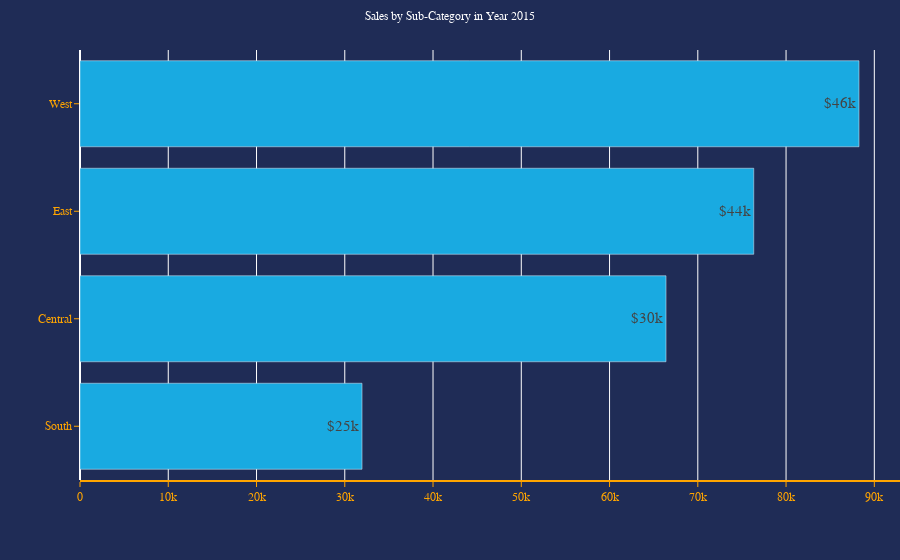

The code cell stored with this chart in its notebook:
### Code cell
trace = go.Bar(
      x = sales4['Sales'],
      y = sales4['Region'],
      text = sales2['Sales'],
      orientation='h',
      texttemplate='$' + '%{text:.2s}',
      textposition= 'auto',
      marker=dict(color = '#19AAE1'),
      hoverinfo='text',
      hovertext=
            '<b>Year</b>: ' + sales4['Year'].astype(str) + '<br>' + \
            '<b>Segment</b>: ' + sales4['Segment'].astype(str) + '<br>'+ \
            '<b>Region</b>: ' + sales4['Region'].astype(str) + '<br>' + \
            '<b>Sales</b>: ' + sales4['Sales'].astype(str)
)

layout = go.Layout(
      plot_bgcolor='#1f2c56',
      paper_bgcolor='#1f2c56',
      title={
            'text':f"Sales by Sub-Category in Year {2015}",
            'y':0.98,
            'x':0.5,
            'xanchor':'center',
            'yanchor':'top'
      },
      titlefont={
            'color':'white',
            'size':12
      },
      hovermode='closest',
      margin=dict(t=50,r=0),
      xaxis=dict(
            title = '<b></b>',
            color ='orange',
            showline= True,
            showgrid = True,
            showticklabels = True,
            linecolor ='orange',
            linewidth = 2,
            ticks='outside',
            tickfont = dict(
                  family='Arial',
                  size= 12,
                  color= 'orange'
            ),
      
      ),
      yaxis=dict(
            title = '<b></b>',
            autorange = 'reversed',
            color ='orange',
            showline= False,
            showgrid = False,
            showticklabels = True,
            linecolor ='orange',
            linewidth = 2,
            ticks='outside',
            tickfont = dict(
                  family='Arial',
                  size= 12,
                  color= 'orange'
            )
      
      ),
      legend ={
            'orientation':'h',
            'bgcolor':'#1f2c56',
            'x':1.25,
            'y':0.5,
            'xanchor':'center',
            'yanchor':'top'
      },
      font = dict(
                family = "sans-serif",
                size = 15,
                color = 'white'),
)

data = [trace]
fig = go.Figure(data=data, layout=layout)
pio.show(fig)

### Figure 1 — Plotly figure (JSON) as saved in the notebook; plotly's stock layout.template omitted (floating-point values rounded to 4 significant figures)
{"data": [{"hoverinfo": "text", "hovertext": ["<b>Year</b>: 2015<br><b>Segment</b>: Consumer<br><b>Region</b>: West<br><b>Sales</b>: 88264.0295", "<b>Year</b>: 2015<br><b>Segment</b>: Consumer<br><b>Region</b>: East<br><b>Sales</b>: 76338.714", "<b>Year</b>: 2015<br><b>Segment</b>: Consumer<br><b>Region</b>: Central<br><b>Sales</b>: 66398.8236", "<b>Year</b>: 2015<br><b>Segment</b>: Consumer<br><b>Region</b>: South<br><b>Sales</b>: 31955.233500000002"], "marker": {"color": "#19AAE1"}, "orientation": "h", "text": [46230.0, 44010.0, 30070.0, 25340.0, 24090.0], "textposition": "auto", "texttemplate": "$%{text:.2s}", "type": "bar", "x": [88260.0, 76340.0, 66400.0, 31960.0], "y": ["West", "East", "Central", "South"]}], "layout": {"font": {"color": "white", "family": "sans-serif", "size": 15}, "hovermode": "closest", "legend": {"bgcolor": "#1f2c56", "orientation": "h", "x": 1.25, "xanchor": "center", "y": 0.5, "yanchor": "top"}, "margin": {"r": 0, "t": 50}, "paper_bgcolor": "#1f2c56", "plot_bgcolor": "#1f2c56", "title": {"font": {"color": "white", "size": 12}, "text": "Sales by Sub-Category in Year 2015", "x": 0.5, "xanchor": "center", "y": 0.98, "yanchor": "top"}, "xaxis": {"color": "orange", "linecolor": "orange", "linewidth": 2, "showgrid": true, "showline": true, "showticklabels": true, "tickfont": {"color": "orange", "family": "Arial", "size": 12}, "ticks": "outside", "title": {"text": "<b></b>"}}, "yaxis": {"autorange": "reversed", "color": "orange", "linecolor": "orange", "linewidth": 2, "showgrid": false, "showline": false, "showticklabels": true, "tickfont": {"color": "orange", "family": "Arial", "size": 12}, "ticks": "outside", "title": {"text": "<b></b>"}}}}
